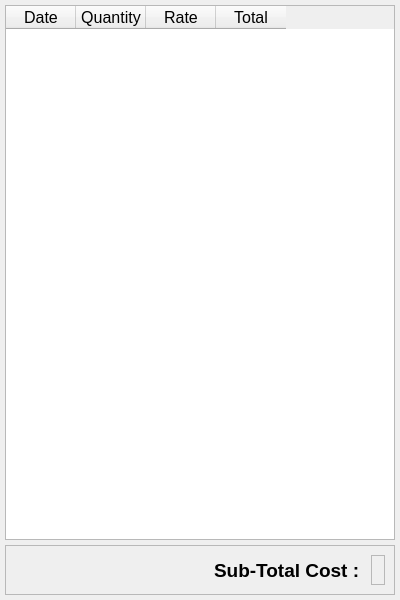
<?xml version="1.0" encoding="UTF-8"?>
<ui version="4.0">
 <class>item_search_dialog</class>
 <widget class="QDialog" name="item_search_dialog">
  <property name="geometry">
   <rect>
    <x>0</x>
    <y>0</y>
    <width>400</width>
    <height>600</height>
   </rect>
  </property>
  <property name="sizePolicy">
   <sizepolicy hsizetype="Fixed" vsizetype="Fixed">
    <horstretch>0</horstretch>
    <verstretch>0</verstretch>
   </sizepolicy>
  </property>
  <property name="minimumSize">
   <size>
    <width>400</width>
    <height>600</height>
   </size>
  </property>
  <property name="maximumSize">
   <size>
    <width>1000</width>
    <height>600</height>
   </size>
  </property>
  <property name="windowTitle">
   <string>#Itemname</string>
  </property>
  <layout class="QVBoxLayout" name="verticalLayout">
   <property name="spacing">
    <number>5</number>
   </property>
   <property name="leftMargin">
    <number>5</number>
   </property>
   <property name="topMargin">
    <number>5</number>
   </property>
   <property name="rightMargin">
    <number>5</number>
   </property>
   <property name="bottomMargin">
    <number>5</number>
   </property>
   <item>
    <widget class="QTableWidget" name="tableWidget">
     <property name="font">
      <font>
       <pointsize>12</pointsize>
      </font>
     </property>
     <property name="verticalScrollBarPolicy">
      <enum>Qt::ScrollBarAsNeeded</enum>
     </property>
     <property name="horizontalScrollBarPolicy">
      <enum>Qt::ScrollBarAlwaysOff</enum>
     </property>
     <property name="editTriggers">
      <set>QAbstractItemView::NoEditTriggers</set>
     </property>
     <attribute name="horizontalHeaderDefaultSectionSize">
      <number>70</number>
     </attribute>
     <attribute name="verticalHeaderVisible">
      <bool>false</bool>
     </attribute>
     <attribute name="verticalHeaderDefaultSectionSize">
      <number>0</number>
     </attribute>
     <attribute name="verticalHeaderHighlightSections">
      <bool>false</bool>
     </attribute>
     <attribute name="verticalHeaderMinimumSectionSize">
      <number>0</number>
     </attribute>
     <column>
      <property name="text">
       <string>Date</string>
      </property>
     </column>
     <column>
      <property name="text">
       <string>Quantity</string>
      </property>
     </column>
     <column>
      <property name="text">
       <string>Rate</string>
      </property>
     </column>
     <column>
      <property name="text">
       <string>Total</string>
      </property>
     </column>
    </widget>
   </item>
   <item>
    <widget class="QFrame" name="frame">
     <property name="sizePolicy">
      <sizepolicy hsizetype="Preferred" vsizetype="Fixed">
       <horstretch>0</horstretch>
       <verstretch>0</verstretch>
      </sizepolicy>
     </property>
     <property name="minimumSize">
      <size>
       <width>50</width>
       <height>50</height>
      </size>
     </property>
     <property name="maximumSize">
      <size>
       <width>100000</width>
       <height>50</height>
      </size>
     </property>
     <property name="frameShape">
      <enum>QFrame::StyledPanel</enum>
     </property>
     <property name="frameShadow">
      <enum>QFrame::Raised</enum>
     </property>
     <layout class="QHBoxLayout" name="horizontalLayout">
      <item>
       <spacer name="horizontalSpacer">
        <property name="orientation">
         <enum>Qt::Horizontal</enum>
        </property>
        <property name="sizeHint" stdset="0">
         <size>
          <width>40</width>
          <height>20</height>
         </size>
        </property>
       </spacer>
      </item>
      <item>
       <widget class="QLabel" name="label">
        <property name="sizePolicy">
         <sizepolicy hsizetype="Fixed" vsizetype="Preferred">
          <horstretch>0</horstretch>
          <verstretch>0</verstretch>
         </sizepolicy>
        </property>
        <property name="font">
         <font>
          <pointsize>14</pointsize>
          <weight>75</weight>
          <bold>true</bold>
         </font>
        </property>
        <property name="text">
         <string>Sub-Total Cost : </string>
        </property>
       </widget>
      </item>
      <item>
       <widget class="QLabel" name="label_total_cost">
        <property name="sizePolicy">
         <sizepolicy hsizetype="Fixed" vsizetype="Preferred">
          <horstretch>0</horstretch>
          <verstretch>0</verstretch>
         </sizepolicy>
        </property>
        <property name="font">
         <font>
          <pointsize>14</pointsize>
          <weight>75</weight>
          <bold>true</bold>
         </font>
        </property>
        <property name="frameShape">
         <enum>QFrame::StyledPanel</enum>
        </property>
        <property name="text">
         <string/>
        </property>
        <property name="alignment">
         <set>Qt::AlignCenter</set>
        </property>
        <property name="margin">
         <number>5</number>
        </property>
       </widget>
      </item>
     </layout>
    </widget>
   </item>
  </layout>
 </widget>
 <resources/>
 <connections/>
</ui>
